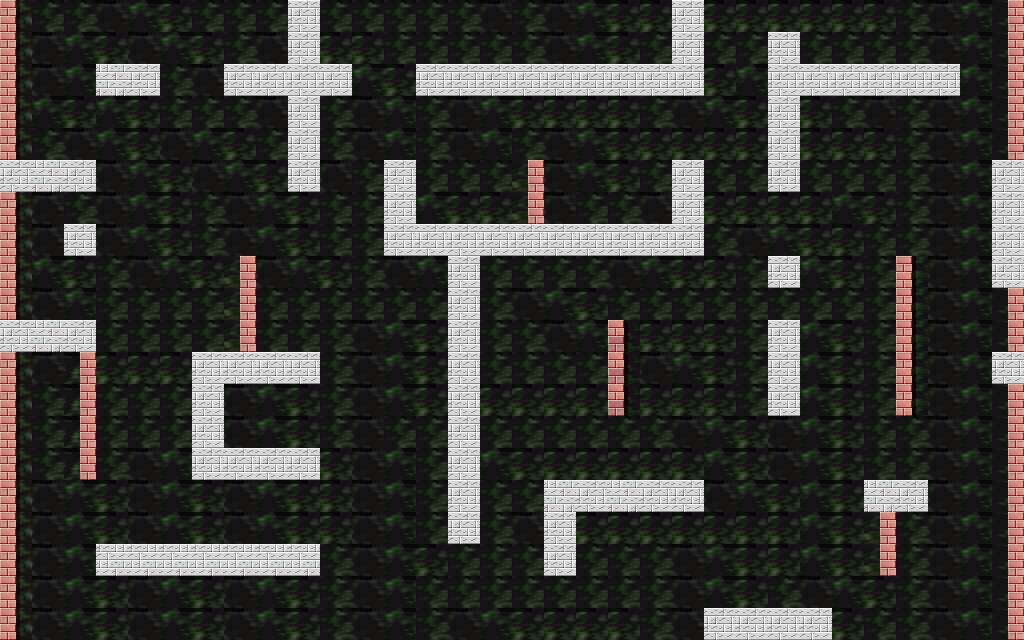

This is a level from a 2D game, rendered from its Tiled map with the project's own tilesets. A one-line summary and the map file follow, with tile-layer data summarised:
An orthogonal 32x20 tile map with 32x32 px tiles, 2 tile layers (Tile Layer 1, Tile Layer 2) and 39 objects.

<map version="1.0" orientation="orthogonal" width="32" height="20" tilewidth="32" tileheight="32">
 <tileset firstgid="1" name="Grass" tilewidth="32" tileheight="32">
  <image source="tank_bk.jpg" width="640" height="480" />
 </tileset>
 <layer name="Tile Layer 1" width="32" height="20">
  <data>[640 cells, 640 non-empty, 4 distinct tile ids]</data>
 </layer>
 <layer name="Tile Layer 2" width="32" height="20">
  <data>[640 cells, 153 non-empty, 9 distinct tile ids]</data>
 </layer>
 <objectgroup name="collision" width="32" height="20" visible="0">
  <object x="448" y="257" width="31" height="285">
   <properties>
    <property name="blocker" value="" />
   </properties>
  </object>
  <object x="385" y="225" width="318" height="30">
   <properties>
    <property name="blocker" value="" />
   </properties>
  </object>
  <object x="672" y="161" width="31" height="63">
   <properties>
    <property name="blocker" value="" />
   </properties>
  </object>
  <object x="385" y="161" width="30" height="61">
   <properties>
    <property name="blocker" value="" />
   </properties>
  </object>
  <object x="417" y="65" width="285" height="28">
   <properties>
    <property name="blocker" value="" />
   </properties>
  </object>
  <object x="673" y="1" width="29" height="62">
   <properties>
    <property name="blocker" value="" />
   </properties>
  </object>
  <object x="768" y="32" width="31" height="160">
   <properties>
    <property name="blocker" value="" />
   </properties>
  </object>
  <object x="802" y="64" width="157" height="31">
   <properties>
    <property name="blocker" value="" />
   </properties>
  </object>
  <object x="896" y="256" width="18" height="159">
   <properties>
    <property name="blocker" value="" />
   </properties>
  </object>
  <object x="993" y="161" width="31" height="127" />
  <object x="993" y="353" width="34" height="28" />
  <object x="544" y="481" width="159" height="29">
   <properties>
    <property name="blocker" value="" />
   </properties>
  </object>
  <object x="544" y="513" width="33" height="63">
   <properties>
    <property name="blocker" value="" />
   </properties>
  </object>
  <object x="768" y="258" width="31" height="28">
   <properties>
    <property name="blocker" value="" />
   </properties>
  </object>
  <object x="769" y="321" width="29" height="95">
   <properties>
    <property name="blocker" value="" />
   </properties>
  </object>
  <object x="289" y="4" width="29" height="186">
   <properties>
    <property name="blocker" value="" />
   </properties>
  </object>
  <object x="225" y="66" width="127" height="29">
   <properties>
    <property name="blocker" value="" />
   </properties>
  </object>
  <object x="97" y="64" width="63" height="29">
   <properties>
    <property name="blocker" value="" />
   </properties>
  </object>
  <object x="1" y="161" width="93" height="28">
   <properties>
    <property name="blocker" value="" />
   </properties>
  </object>
  <object x="65" y="224" width="31" height="30">
   <properties>
    <property name="blocker" value="" />
   </properties>
  </object>
  <object x="241" y="255" width="15" height="96">
   <properties>
    <property name="blocker" value="" />
   </properties>
  </object>
  <object x="98" y="545" width="222" height="30">
   <properties>
    <property name="blocker" value="" />
   </properties>
  </object>
  <object x="194" y="352" width="125" height="32">
   <properties>
    <property name="blocker" value="" />
   </properties>
  </object>
  <object x="193" y="450" width="126" height="28">
   <properties>
    <property name="blocker" value="" />
   </properties>
  </object>
  <object x="193" y="386" width="29" height="61">
   <properties>
    <property name="blocker" value="" />
   </properties>
  </object>
  <object x="610" y="322" width="17" height="93">
   <properties>
    <property name="blocker" value="" />
   </properties>
  </object>
  <object x="528" y="162" width="17" height="63">
   <properties>
    <property name="blocker" value="" />
   </properties>
  </object>
  <object x="865" y="482" width="63" height="29">
   <properties>
    <property name="blocker" value="" />
   </properties>
  </object>
  <object x="881" y="516" width="16" height="59">
   <properties>
    <property name="blocker" value="" />
   </properties>
  </object>
  <object x="3" y="321" width="92" height="29">
   <properties>
    <property name="blocker" value="" />
   </properties>
  </object>
  <object x="80" y="354" width="16" height="127">
   <properties>
    <property name="blocker" value="" />
   </properties>
  </object>
  <object x="20" y="452" width="40" height="34">
   <properties>
    <property name="player" value="" />
   </properties>
  </object>
  <object x="813" y="24" width="51" height="36">
   <properties>
    <property name="player" value="" />
   </properties>
  </object>
  <object x="227" y="16" width="45" height="39">
   <properties>
    <property name="player" value="" />
   </properties>
  </object>
  <object x="918" y="528" width="44" height="42">
   <properties>
    <property name="player" value="" />
   </properties>
  </object>
  <object x="1007" y="1" width="23" height="639">
   <properties>
    <property name="blocker" value="" />
   </properties>
  </object>
  <object x="1" y="0" width="15" height="644">
   <properties>
    <property name="blocker" value="" />
   </properties>
  </object>
  <object x="19" y="0" width="981" height="3">
   <properties>
    <property name="blocker" value="" />
   </properties>
  </object>
  <object x="18" y="638" width="990" height="2">
   <properties>
    <property name="blocker" value="" />
   </properties>
  </object>
 </objectgroup>
</map>
